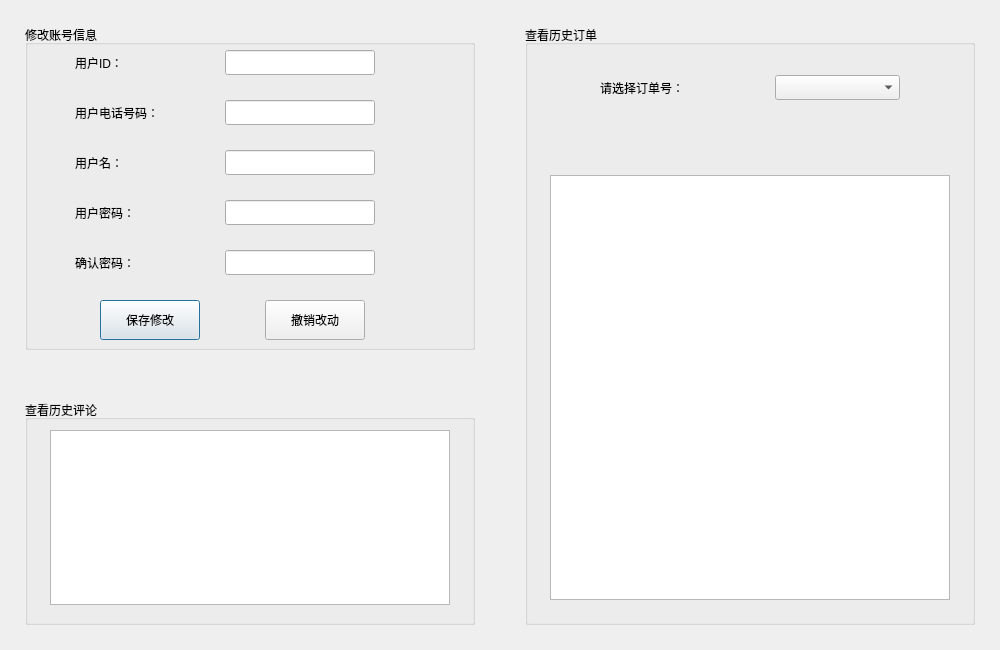
<?xml version="1.0" encoding="UTF-8"?>
<ui version="4.0">
 <class>ProfileView</class>
 <widget class="QDialog" name="ProfileView">
  <property name="geometry">
   <rect>
    <x>0</x>
    <y>0</y>
    <width>1000</width>
    <height>650</height>
   </rect>
  </property>
  <property name="windowTitle">
   <string>个人资料</string>
  </property>
  <widget class="QGroupBox" name="gbProfile">
   <property name="geometry">
    <rect>
     <x>25</x>
     <y>25</y>
     <width>450</width>
     <height>325</height>
    </rect>
   </property>
   <property name="title">
    <string>修改账号信息</string>
   </property>
   <widget class="QLabel" name="lblID">
    <property name="geometry">
     <rect>
      <x>50</x>
      <y>25</y>
      <width>125</width>
      <height>25</height>
     </rect>
    </property>
    <property name="text">
     <string>用户ID：</string>
    </property>
   </widget>
   <widget class="QLabel" name="lblPhone">
    <property name="geometry">
     <rect>
      <x>50</x>
      <y>75</y>
      <width>125</width>
      <height>25</height>
     </rect>
    </property>
    <property name="text">
     <string>用户电话号码：</string>
    </property>
   </widget>
   <widget class="QLabel" name="lblPassword">
    <property name="geometry">
     <rect>
      <x>50</x>
      <y>175</y>
      <width>125</width>
      <height>25</height>
     </rect>
    </property>
    <property name="text">
     <string>用户密码：</string>
    </property>
   </widget>
   <widget class="QLabel" name="lblDeux">
    <property name="geometry">
     <rect>
      <x>50</x>
      <y>225</y>
      <width>125</width>
      <height>25</height>
     </rect>
    </property>
    <property name="text">
     <string>确认密码：</string>
    </property>
   </widget>
   <widget class="QLineEdit" name="lePassword">
    <property name="geometry">
     <rect>
      <x>200</x>
      <y>175</y>
      <width>150</width>
      <height>25</height>
     </rect>
    </property>
    <property name="maxLength">
     <number>8</number>
    </property>
    <property name="echoMode">
     <enum>QLineEdit::Password</enum>
    </property>
   </widget>
   <widget class="QLineEdit" name="leDeux">
    <property name="geometry">
     <rect>
      <x>200</x>
      <y>225</y>
      <width>150</width>
      <height>25</height>
     </rect>
    </property>
    <property name="maxLength">
     <number>8</number>
    </property>
    <property name="echoMode">
     <enum>QLineEdit::Password</enum>
    </property>
   </widget>
   <widget class="QLineEdit" name="lePhone">
    <property name="geometry">
     <rect>
      <x>200</x>
      <y>75</y>
      <width>150</width>
      <height>25</height>
     </rect>
    </property>
    <property name="maxLength">
     <number>11</number>
    </property>
   </widget>
   <widget class="QLineEdit" name="leID">
    <property name="geometry">
     <rect>
      <x>200</x>
      <y>25</y>
      <width>150</width>
      <height>25</height>
     </rect>
    </property>
    <property name="readOnly">
     <bool>true</bool>
    </property>
   </widget>
   <widget class="QLabel" name="lblState1">
    <property name="geometry">
     <rect>
      <x>375</x>
      <y>75</y>
      <width>25</width>
      <height>25</height>
     </rect>
    </property>
    <property name="text">
     <string/>
    </property>
   </widget>
   <widget class="QLabel" name="lblState2">
    <property name="geometry">
     <rect>
      <x>375</x>
      <y>175</y>
      <width>25</width>
      <height>25</height>
     </rect>
    </property>
    <property name="text">
     <string/>
    </property>
   </widget>
   <widget class="QLabel" name="lblState3">
    <property name="geometry">
     <rect>
      <x>375</x>
      <y>225</y>
      <width>25</width>
      <height>25</height>
     </rect>
    </property>
    <property name="text">
     <string/>
    </property>
   </widget>
   <widget class="QPushButton" name="btnSave">
    <property name="geometry">
     <rect>
      <x>75</x>
      <y>275</y>
      <width>100</width>
      <height>40</height>
     </rect>
    </property>
    <property name="text">
     <string>保存修改</string>
    </property>
   </widget>
   <widget class="QPushButton" name="btnUndo">
    <property name="geometry">
     <rect>
      <x>240</x>
      <y>275</y>
      <width>100</width>
      <height>40</height>
     </rect>
    </property>
    <property name="text">
     <string>撤销改动</string>
    </property>
   </widget>
   <widget class="QLabel" name="lblName">
    <property name="geometry">
     <rect>
      <x>50</x>
      <y>125</y>
      <width>125</width>
      <height>25</height>
     </rect>
    </property>
    <property name="text">
     <string>用户名：</string>
    </property>
   </widget>
   <widget class="QLineEdit" name="leName">
    <property name="geometry">
     <rect>
      <x>200</x>
      <y>125</y>
      <width>150</width>
      <height>25</height>
     </rect>
    </property>
    <property name="maxLength">
     <number>10</number>
    </property>
   </widget>
   <widget class="QLabel" name="lblState4">
    <property name="geometry">
     <rect>
      <x>375</x>
      <y>125</y>
      <width>25</width>
      <height>25</height>
     </rect>
    </property>
    <property name="text">
     <string/>
    </property>
   </widget>
  </widget>
  <widget class="QGroupBox" name="gbOrders">
   <property name="geometry">
    <rect>
     <x>525</x>
     <y>25</y>
     <width>450</width>
     <height>600</height>
    </rect>
   </property>
   <property name="title">
    <string>查看历史订单</string>
   </property>
   <widget class="QTableView" name="tbOrders">
    <property name="geometry">
     <rect>
      <x>25</x>
      <y>150</y>
      <width>400</width>
      <height>425</height>
     </rect>
    </property>
    <property name="editTriggers">
     <set>QAbstractItemView::NoEditTriggers</set>
    </property>
    <property name="selectionMode">
     <enum>QAbstractItemView::NoSelection</enum>
    </property>
    <property name="selectionBehavior">
     <enum>QAbstractItemView::SelectRows</enum>
    </property>
   </widget>
   <widget class="QLabel" name="lblOrders">
    <property name="geometry">
     <rect>
      <x>75</x>
      <y>50</y>
      <width>125</width>
      <height>25</height>
     </rect>
    </property>
    <property name="text">
     <string>请选择订单号：</string>
    </property>
   </widget>
   <widget class="QComboBox" name="cbOrders">
    <property name="geometry">
     <rect>
      <x>250</x>
      <y>50</y>
      <width>125</width>
      <height>25</height>
     </rect>
    </property>
   </widget>
   <widget class="QLabel" name="lblDate">
    <property name="geometry">
     <rect>
      <x>150</x>
      <y>100</y>
      <width>150</width>
      <height>25</height>
     </rect>
    </property>
    <property name="text">
     <string/>
    </property>
   </widget>
  </widget>
  <widget class="QGroupBox" name="gbComments">
   <property name="geometry">
    <rect>
     <x>25</x>
     <y>400</y>
     <width>450</width>
     <height>225</height>
    </rect>
   </property>
   <property name="title">
    <string>查看历史评论</string>
   </property>
   <widget class="QTableView" name="tbComments">
    <property name="geometry">
     <rect>
      <x>25</x>
      <y>30</y>
      <width>400</width>
      <height>175</height>
     </rect>
    </property>
    <property name="editTriggers">
     <set>QAbstractItemView::NoEditTriggers</set>
    </property>
    <property name="selectionMode">
     <enum>QAbstractItemView::NoSelection</enum>
    </property>
   </widget>
  </widget>
 </widget>
 <layoutdefault spacing="6" margin="11"/>
 <resources/>
 <connections>
  <connection>
   <sender>lePhone</sender>
   <signal>textEdited(QString)</signal>
   <receiver>ProfileView</receiver>
   <slot>OnDelta()</slot>
   <hints>
    <hint type="sourcelabel">
     <x>347</x>
     <y>111</y>
    </hint>
    <hint type="destinationlabel">
     <x>488</x>
     <y>129</y>
    </hint>
   </hints>
  </connection>
  <connection>
   <sender>lePassword</sender>
   <signal>textEdited(QString)</signal>
   <receiver>ProfileView</receiver>
   <slot>OnDelta()</slot>
   <hints>
    <hint type="sourcelabel">
     <x>333</x>
     <y>165</y>
    </hint>
    <hint type="destinationlabel">
     <x>497</x>
     <y>210</y>
    </hint>
   </hints>
  </connection>
  <connection>
   <sender>leDeux</sender>
   <signal>textEdited(QString)</signal>
   <receiver>ProfileView</receiver>
   <slot>OnDelta()</slot>
   <hints>
    <hint type="sourcelabel">
     <x>346</x>
     <y>210</y>
    </hint>
    <hint type="destinationlabel">
     <x>507</x>
     <y>288</y>
    </hint>
   </hints>
  </connection>
  <connection>
   <sender>btnSave</sender>
   <signal>clicked()</signal>
   <receiver>ProfileView</receiver>
   <slot>OnSave()</slot>
   <hints>
    <hint type="sourcelabel">
     <x>138</x>
     <y>299</y>
    </hint>
    <hint type="destinationlabel">
     <x>216</x>
     <y>376</y>
    </hint>
   </hints>
  </connection>
  <connection>
   <sender>btnUndo</sender>
   <signal>clicked()</signal>
   <receiver>ProfileView</receiver>
   <slot>OnUndo()</slot>
   <hints>
    <hint type="sourcelabel">
     <x>289</x>
     <y>293</y>
    </hint>
    <hint type="destinationlabel">
     <x>435</x>
     <y>367</y>
    </hint>
   </hints>
  </connection>
  <connection>
   <sender>cbOrders</sender>
   <signal>currentIndexChanged(QString)</signal>
   <receiver>ProfileView</receiver>
   <slot>BindOrder(QString)</slot>
   <hints>
    <hint type="sourcelabel">
     <x>846</x>
     <y>88</y>
    </hint>
    <hint type="destinationlabel">
     <x>805</x>
     <y>19</y>
    </hint>
   </hints>
  </connection>
 </connections>
 <slots>
  <slot>OnDelta()</slot>
  <slot>OnSave()</slot>
  <slot>OnUndo()</slot>
  <slot>BindOrder(QString)</slot>
 </slots>
</ui>
